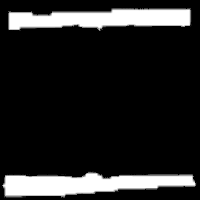
#> input picture vision-code/samples/Hsample_and.png, 200 x 200 px, given in place of U1.png, which was not available
$ python processing2.py
#> lines starting #> are read from the running program, lines starting #| are printed output that depends on the picture; pictures that were not available may be replaced by others from this repository, and a replacement may not be noted
#!/usr/bin/env python3
import cv2
import numpy as np
import socket
import time
import logging


ssh = False
showcolor = False
inRobot = True
connected = False
ttime = False


for i in range(100):
    print("connecting...")
    try:
        HEADER = 16
        PORT = 4242
        SERVER = socket.gethostbyname(socket.gethostname())
        ADDR = (SERVER, PORT)
        FORMAT = 'utf-8'
        DISCONNECT_MESSAGE = "!DISCONNECT"
        client = socket.socket(socket.AF_INET, socket.SOCK_STREAM)
        client.connect(ADDR)
    except:
        print("failed")
        time.sleep(2)
    else:
        print("Connected")
        connected = True
        break


# [18 lines left out: functions log, sendMessage, not called in this run]


nU = cv2.imread('U1.png')
#> nU is the input picture: shape (200, 200, 3); min 0, max 255, mean 37.3
rU = cv2.cvtColor(nU,cv2.COLOR_BGR2GRAY)
lU = cv2.rotate(rU, cv2.ROTATE_180)
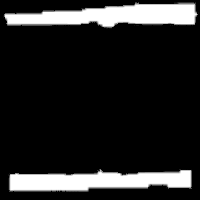
#> lU: shape (200, 200); min 0, max 255, mean 37.3


nH = cv2.imread('H1.png')
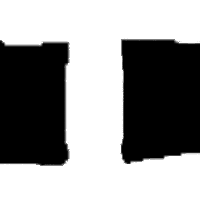
#> input picture vision-code/samples/Hsample_or.png, 200 x 200 px, given in place of H1.png, which was not available
#> nH is the input picture: shape (200, 200, 3); min 0, max 255, mean 146.5
nH = cv2.cvtColor(nH,cv2.COLOR_BGR2GRAY)
#> nH: shape (200, 200)

nS = cv2.imread('S1.png')
rS = cv2.cvtColor(nS,cv2.COLOR_BGR2GRAY)
lS = cv2.rotate(rS, cv2.ROTATE_180)
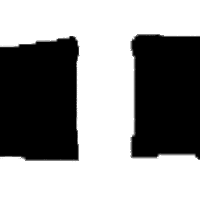
#> lS: shape (200, 200); min 0, max 255, mean 146.5

pS = cv2.imread('S2.png')
#> (the run stopped early here; a loop or call above may not have finished)
